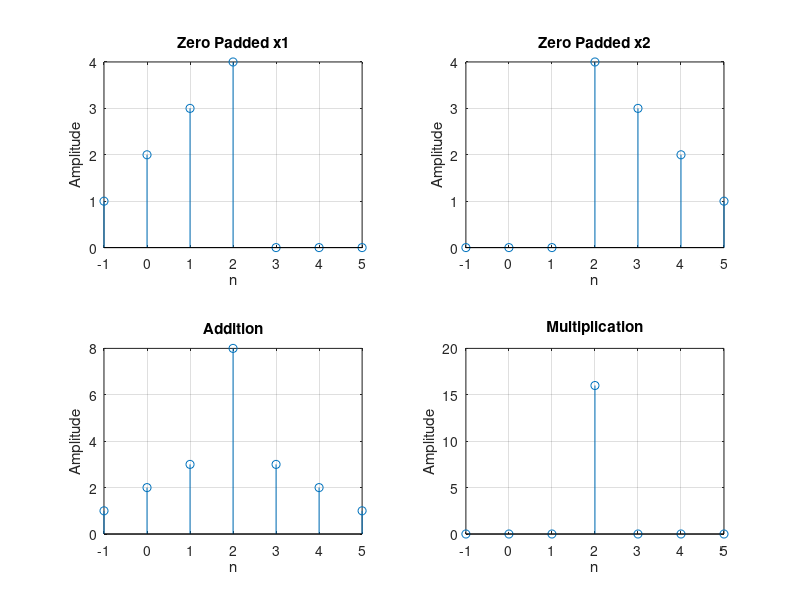

Here is the MATLAB script that generated this plot: (Note: this script raises an error after producing the figure.)
% ---------------------------------------------------------
% Manual zero padding with index vectors
% ---------------------------------------------------------

clc;
clear;
close all;

% Original sequences
x1 = [1 2 3 4];
n1 = [-1 0 1 2];

x2 = [4 3 2 1];
n2 = [2 3 4 5];

% Common index range
n = -1:5;

% Zero padded sequences
x1_pad = [1 2 3 4 0 0 0];
x2_pad = [0 0 0 4 3 2 1];

% Addition
y_add = x1_pad + x2_pad;

% Multiplication
y_mul = x1_pad .* x2_pad;

% Display
disp('n1 = ');
disp(n1);

disp('x1 = ');
disp(x1);

disp('n2 = ');
disp(n2);

disp('x2 = ');
disp(x2);

disp('Common index n = ');
disp(n);

disp('Zero padded x1 = ');
disp(x1_pad);

disp('Zero padded x2 = ');
disp(x2_pad);

disp('Addition result = ');
disp(y_add);

disp('Multiplication result = ');
disp(y_mul);

% Plot
figure;

subplot(2,2,1);
stem(n,x1_pad);
title('Zero Padded x1');
xlabel('n');
ylabel('Amplitude');
grid on;

subplot(2,2,2);
stem(n,x2_pad);
title('Zero Padded x2');
xlabel('n');
ylabel('Amplitude');
grid on;

subplot(2,2,3);
stem(n,y_add);
title('Addition');
xlabel('n');
ylabel('Amplitude');
grid on;

subplot(2,2,4);
stem(n,y_mul);
title('Multiplication');
xlabel('n');
ylabel('Amplitude');
grid on;


% ---------------------------------------------------------
% Test program for sequence addition function sigadd
% ---------------------------------------------------------

clc;
clear;
close all;

% First sequence
x1 = [1 2 3 4];
n1 = [-1 0 1 2];

% Second sequence
x2 = [4 3 2 1];
n2 = [2 3 4 5];

% Call function
[y,n] = sigadd(x1,n1,x2,n2);

% Display result
disp('Result of sequence addition:');
disp(y);

% Plot result
figure;
stem(n,y);

xlabel('n');
ylabel('Amplitude');
title('Addition of Two Sequences');

grid on;



% ---------------------------------------------------------
% Test program for sequence multiplication function sigmult
% ---------------------------------------------------------

clc;
clear;
close all;

% First sequence
x1 = [1 2 3 4];
n1 = [-1 0 1 2];

% Second sequence
x2 = [4 3 2 1];
n2 = [2 3 4 5];

% Call function
[y,n] = sigmult(x1,n1,x2,n2);

% Display result
disp('Result of sequence multiplication:');
disp(y);

% Plot
figure;
stem(n,y);

xlabel('n');
ylabel('Amplitude');
title('Multiplication of Two Sequences');

grid on;



% ---------------------------------------------------------
% Test program for impulse sequence function impseq
% ---------------------------------------------------------

clc;
clear;
close all;

[x,n] = impseq(0,-5,5);

stem(n,x);

xlabel('n');
ylabel('Amplitude');
title('Unit Impulse Sequence');

grid on;


% ---------------------------------------------------------
% Test program for unit step sequence function stepseq
% ---------------------------------------------------------

clc;
clear;
close all;

[x,n] = stepseq(0,-5,5);

stem(n,x);

xlabel('n');
ylabel('Amplitude');
title('Unit Step Sequence');

grid on;



% ---------------------------------------------------------
% Generate periodic sequence
% ---------------------------------------------------------

clc;
clear;
close all;

% Original sequence
S = [1 2 3];

% Number of repetitions
N = 4;

% Generate periodic sequence
x = repmat(S,1,N);

% Sample index
n = 0:length(x)-1;

% Plot
stem(n,x);

xlabel('n');
ylabel('Amplitude');
title('Periodic Sequence');

grid on;



% ---------------------------------------------------------
% Generate periodic cosine sequence
% ---------------------------------------------------------

clc;
clear;
close all;

% Number of repetitions
N = 3;

% One period of cosine signal
y = cos(2*pi*(0:10)/11);

% Generate periodic sequence
ny = MakePeriodicSeq(y,N);

% Sample index
n = 0:length(ny)-1;

% Plot
figure;
stem(n,ny);

xlabel('n');
ylabel('Amplitude');
title('Periodic Cosine Sequence');

grid on;



% ---------------------------------------------------------
% Test program for folding
% ---------------------------------------------------------

clc;
clear;
close all;

% Original sequence
x = [1 2 3 4];
n = [3 4 5 6];

% Fold sequence
[y,nf] = sigfold(x,n);

% Plot original signal
subplot(2,1,1);
stem(n,x);

title('Original Sequence');
xlabel('n');
ylabel('Amplitude');

grid on;

% Plot folded signal
subplot(2,1,2);
stem(nf,y);

title('Folded Sequence');
xlabel('n');
ylabel('Amplitude');

grid on;


% ---------------------------------------------------------
% Test program for shifting
% ---------------------------------------------------------

clc;
clear;
close all;

% Original sequence
x = [1 2 3 4];
m = [0 1 2 3];

% Shift amount
n0 = 2;

% Shift sequence
[y,n] = sigshift(x,m,n0);

% Plot
subplot(2,1,1);
stem(m,x);

title('Original Sequence');
xlabel('n');
ylabel('Amplitude');

grid on;

subplot(2,1,2);
stem(n,y);

title('Shifted Sequence');
xlabel('n');
ylabel('Amplitude');

grid on;


% ---------------------------------------------------------
% Test program for even and odd decomposition
% ---------------------------------------------------------

clc;
clear;
close all;

% Original sequence
x = [1 2 3 4 5];
n = -2:2;

% Compute even and odd parts
[xe,xo,n] = evenodd(x,n);

% Plot original signal
subplot(3,1,1);
stem(n,x);

title('Original Sequence');
xlabel('n');
ylabel('Amplitude');

grid on;

% Plot even part
subplot(3,1,2);
stem(n,xe);

title('Even Component');
xlabel('n');
ylabel('Amplitude');

grid on;

% Plot odd part
subplot(3,1,3);
stem(n,xo);

title('Odd Component');
xlabel('n');
ylabel('Amplitude');

grid on;



% ---------------------------------------------------------
% Convolution using MATLAB conv() function
% ---------------------------------------------------------

clc;
clear;
close all;

% Input sequence x(n)
x = [3 11 7 0 -1 4 2];
nx = -3:3;

% Impulse response h(n)
h = [2 3 0 -5 2 1];
nh = -1:4;

% Perform convolution
y = conv(x,h);

% Output index range
nyb = nx(1) + nh(1);      % Beginning index
nye = nx(end) + nh(end);  % Ending index

% Output index vector
ny = nyb:nye;

% Display output
disp('Output sequence y(n) = ');
disp(y);

disp('Output index ny = ');
disp(ny);

% Plot output
figure;
stem(ny,y);

xlabel('n');
ylabel('Amplitude');
title('Convolution of x(n) and h(n)');

grid on;



% ---------------------------------------------------------
% Test program for modified convolution
% ---------------------------------------------------------

clc;
clear;
close all;

% Sequence x(n)
x = [3 11 7 0 -1 4 2];
nx = -3:3;

% Sequence h(n)
h = [2 3 0 -5 2 1];
nh = -1:4;

% Call modified convolution function
[y,ny] = conv_m(x,nx,h,nh);

% Display result
disp('Convolution output y(n) = ');
disp(y);

disp('Output index ny = ');
disp(ny);

% Plot
figure;
stem(ny,y);

xlabel('n');
ylabel('Amplitude');
title('Modified Convolution Output');

grid on;



% ---------------------------------------------------------
% Crosscorrelation 
% ---------------------------------------------------------

clc;
clear;
close all;

% Prototype signal
x = [3 11 7 0 -1 4 2];

% Shifted + noise signal
x_shift = [0 0 x];          % shift by 2
w = randn(1,length(x_shift));
y = x_shift + w;

% Cross correlation
[r,lags] = xcorr(y,x);

% Plot
figure;
stem(lags,r);

xlabel('Lag');
ylabel('Amplitude');
title('Crosscorrelation r_{yx}(l)');

grid on;


%% ========================================================
% PART 2: IMPULSE RESPONSE AND STEP RESPONSE
% ========================================================

% System coefficients (given difference equation)
p = [0.8 0.44 -0.36 0.02];   % numerator (x terms)
d = [1 -0.7 0.45 0.6];       % denominator (y terms)

% Desired length
N = 41;

% ---------------- Impulse Response ----------------
x_imp = [1 zeros(1, N-1)];   % delta(n)

y_imp = filter(p, d, x_imp);

n = 0:N-1;

figure;
subplot(2,1,1);
stem(n, y_imp);
xlabel('Time index n');
ylabel('Amplitude');
title('Impulse Response');
grid on;

% ---------------- Step Response ----------------
x_step = ones(1, N);         % unit step

y_step = filter(p, d, x_step);

subplot(2,1,2);
stem(n, y_step);
xlabel('Time index n');
ylabel('Amplitude');
title('Step Response');
grid on;




clc;
clear;
close all;

x = [1 2 3 4 5 6 7 6 5 4 3 2 1];
n = -2:10;

% 2x(n-5)
[xa,na] = sigshift(x,n,5);
xa = 2*xa;

% -3x(n+4)
[xb,nb] = sigshift(x,n,-4);
xb = -3*xb;

% Addition
[x1,n1] = sigadd(xa,na,xb,nb);

figure;
stem(n1,x1,'filled');
grid on;
title('Problem 1(a): x_1(n)=2x(n-5)-3x(n+4)');
xlabel('n');
ylabel('Amplitude');


% x(3-n)

[xf,nf] = sigfold(x,n);
[xa,na] = sigshift(xf,nf,3);

% x(n-2)

[xb,nb] = sigshift(x,n,2);

% x(n)x(n-2)

[xc,nc] = sigmult(x,n,xb,nb);

% x(3-n)+x(n)x(n-2)

[x2,n2] = sigadd(xa,na,xc,nc);

figure;
stem(n2,x2,'filled');
grid on;
title('Problem 1(b)');
xlabel('n');
ylabel('Amplitude');


clc;
clear;

n = 0:25;
x1 = zeros(size(n));

for m = 0:10

    [d1,nd1] = impseq(2*m,0,25);
    [d2,nd2] = impseq(2*m+1,0,25);

    temp = (m+1)*(d1-d2);

    x1 = x1 + temp;

end

figure;
stem(n,x1,'filled');
grid on;
title('Problem 2(a)');
xlabel('n');
ylabel('Amplitude');



clc;
clear;

n = -10:15;

[u1,~] = stepseq(-5,-10,15);
[u2,~] = stepseq(6,-10,15);

term1 = n.^2 .* (u1-u2);

[d,~] = impseq(0,-10,15);

term2 = 10*d;

[u3,~] = stepseq(4,-10,15);
[u4,~] = stepseq(10,-10,15);

term3 = 20*(0.5).^n .* (u3-u4);

x2 = term1 + term2 + term3;

figure;
stem(n,x2,'filled');
grid on;
title('Problem 2(b)');
xlabel('n');
ylabel('Amplitude');



clc;
clear;

n = 0:30;

x = (0.8).^n;

[y,ny] = conv_m(x,n,x,n);

figure;
stem(ny,y,'filled');
grid on;
title('Problem 3');
xlabel('n');
ylabel('Amplitude');




clc;
clear;

clc;
clear;

x = [1 -2 4 6 -5 8 10];
nx = 0:6;

h = [2 3 0 -5 2 1];
nh = -1:4;

[y,ny] = conv_m(x,nx,h,nh);

figure;
stem(ny,y,'filled');
grid on;
title('Convolution x(n)*h(n)');
xlabel('n');
ylabel('Amplitude');



[hf,nhf] = sigfold(h,nh);

[r,nr] = conv_m(x,nx,hf,nhf);

figure;
stem(nr,r,'filled');
grid on;
title('Cross Correlation');
xlabel('Lag');
ylabel('Correlation');
